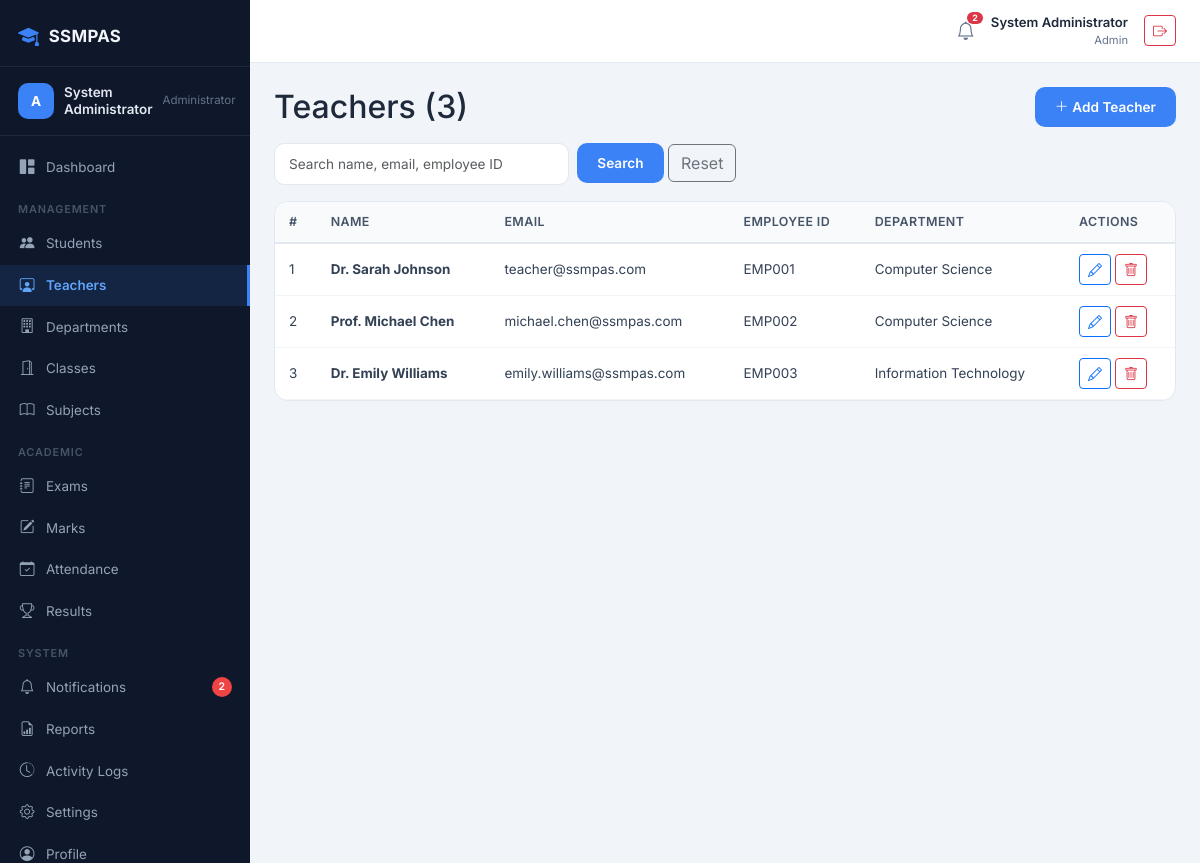
Screenshot of /admin/teachers.php (signed in) with the database file from the repository.
### tables this page shows
CREATE TABLE `teachers` (
    `id` INT AUTO_INCREMENT PRIMARY KEY,
    `user_id` INT DEFAULT NULL,
    `employee_id` VARCHAR(20) DEFAULT NULL,
    `name` VARCHAR(100) NOT NULL,
    `email` VARCHAR(150) DEFAULT NULL,
    `phone` VARCHAR(20) DEFAULT NULL,
    `department_id` INT DEFAULT NULL,
    `qualification` VARCHAR(100) DEFAULT NULL,
    `specialization` VARCHAR(150) DEFAULT NULL,
    `joining_date` DATE DEFAULT NULL,
    `is_active` TINYINT(1) NOT NULL DEFAULT 1,
    `created_at` TIMESTAMP DEFAULT CURRENT_TIMESTAMP,
    `updated_at` TIMESTAMP DEFAULT CURRENT_TIMESTAMP ON UPDATE CURRENT_TIMESTAMP,
    INDEX `idx_dept` (`department_id`),
    INDEX `idx_user` (`user_id`),
    UNIQUE KEY `uk_employee_id` (`employee_id`),
    FOREIGN KEY (`user_id`) REFERENCES `users`(`id`) ON DELETE SET NULL,
    FOREIGN KEY (`department_id`) REFERENCES `departments`(`id`) ON DELETE SET NULL
);

CREATE TABLE `departments` (
    `id` INT AUTO_INCREMENT PRIMARY KEY,
    `name` VARCHAR(100) NOT NULL,
    `code` VARCHAR(20) NOT NULL,
    `description` TEXT DEFAULT NULL,
    `is_active` TINYINT(1) NOT NULL DEFAULT 1,
    `created_at` TIMESTAMP DEFAULT CURRENT_TIMESTAMP,
    `updated_at` TIMESTAMP DEFAULT CURRENT_TIMESTAMP ON UPDATE CURRENT_TIMESTAMP,
    UNIQUE KEY `uk_dept_code` (`code`)
);

### includes/helpers.php (called while the page is built, shortened)
<?php
function paginate($total_records, $per_page, $current_page) {
    $total_pages = max(1, ceil($total_records / $per_page));
    $current_page = max(1, min($current_page, $total_pages));
    $offset = ($current_page - 1) * $per_page;
    return [
        'total_pages'  => $total_pages,
        'current_page' => $current_page,
        'offset'       => $offset,
        'per_page'     => $per_page,
    ];
}
function e($string) {
    return htmlspecialchars($string ?? '', ENT_QUOTES, 'UTF-8');
}

### admin/teachers.php (the view, shortened to what this page needs)
<?php
include "../config/db.php";
include "../includes/helpers.php";
$search = trim($_GET['search'] ?? '');
$per_page = 10; $page = max(1,(int)($_GET['page'] ?? 1));
$where = ''; $params = [];
$stmtC = $conn->prepare("SELECT COUNT(*) FROM teachers t $where"); $stmtC->execute($params); $total=(int)$stmtC->fetchColumn();
$pag = paginate($total,$per_page,$page);
$off = $pag['offset'];
$stmt = $conn->prepare("SELECT t.*, d.name AS dept_name FROM teachers t LEFT JOIN departments d ON t.department_id=d.id $where ORDER BY t.created_at DESC LIMIT $off,$per_page");
$stmt->execute($params); $teachers = $stmt->fetchAll();
include "../includes/header.php";
include "../includes/sidebar_admin.php";
include "../includes/topbar.php";
?>
<div class="layout">
<div class="main-content">
<div class="content">
<div class="d-flex align-items-center justify-content-between flex-wrap gap-2 mb-3">
    <h2 class="mb-0">Teachers (<?= $total ?>)</h2>
    <button class="btn btn-primary-blue" data-bs-toggle="modal" data-bs-target="#addModal"><i class="bi bi-plus-lg me-1"></i>Add Teacher</button>
</div>
<form method="GET" class="row g-2 mb-3"><div class="col-md-4"><input type="text" name="search" class="form-control" placeholder="Search name, email, employee ID" value="<?= e($search) ?>"></div><div class="col-auto"><button type="submit" class="btn btn-primary-blue">Search</button> <a href="teachers.php" class="btn btn-outline-secondary">Reset</a></div></form>
<div class="panel"><div class="panel-body p-0"><div class="table-responsive">
<table class="data-table"><thead><tr><th>#</th><th>Name</th><th>Email</th><th>Employee ID</th><th>Department</th><th>Actions</th></tr></thead><tbody>
<?php foreach($teachers as $t): ?>
<tr><td><?= $t['id'] ?></td><td><strong><?= e($t['name']) ?></strong></td><td><?= e($t['email'] ?? '-') ?></td><td><?= e($t['employee_id'] ?? '-') ?></td><td><?= e($t['dept_name'] ?? '-') ?></td>
<td class="d-flex gap-1">
<button class="btn btn-sm btn-outline-primary editBtn" data-id="<?= $t['id'] ?>" data-name="<?= e($t['name']) ?>" data-email="<?= e($t['email']) ?>" data-emp="<?= e($t['employee_id'] ?? '') ?>" data-dept="<?= $t['department_id'] ?? '' ?>"><i class="bi bi-pencil"></i></button>
<button class="btn btn-sm btn-outline-danger deleteBtn" data-id="<?= $t['id'] ?>" data-name="<?= e($t['name']) ?>"><i class="bi bi-trash"></i></button>
</td></tr>
<?php endforeach; if(!$teachers): ?><tr><td colspan="6" class="text-center text-muted py-4">No teachers found</td></tr><?php endif; ?>
</tbody></table></div></div>
</div>
</div>
</div>
</div>

### assets/css/dashboard.css (style rules this page uses)
*,*::before,*::after { box-sizing:border-box;margin:0;padding:0 }
html { scroll-behavior:smooth }
body { font-family:'Inter','Segoe UI',sans-serif;background:#f1f5f9;color:#1e293b;line-height:1.55;overflow-x:hidden }
a { text-decoration:none;color:inherit }
.layout { display:flex;min-height:100vh }
.main-content { flex:1;margin-left:250px;padding:0;display:flex;flex-direction:column;min-height:100vh }
.content { padding:24px;flex:1 }
.panel { background:#fff;border:1px solid #e2e8f0;border-radius:14px;overflow:hidden }
.panel-body { padding:20px }
.data-table { width:100%;border-collapse:collapse;font-size:.84rem }
.data-table thead th { background:#f8fafc;border-bottom:2px solid #e2e8f0;padding:10px 14px;text-align:left;font-weight:600;color:#475569;font-size:.78rem;text-transform:uppercase;letter-spacing:.03em;white-space:nowrap }
.data-table tbody td { padding:10px 14px;border-bottom:1px solid #f1f5f9;color:#334155;vertical-align:middle }
.form-control,.form-select { border:1.5px solid #e2e8f0;border-radius:10px;padding:10px 14px;font-size:.85rem;transition:.2s }
.btn-primary-blue { background:#3b82f6;color:#fff;border:none;border-radius:10px;padding:10px 20px;font-size:.85rem;font-weight:600;transition:.2s }

### rows the page displays
teachers: id "1", name "Dr. Sarah Johnson", email "teacher@ssmpas.com", employee "EMP001", department.name "Computer Science"
teachers: id "2", name "Prof. Michael Chen", email "michael.chen@ssmpas.com", employee "EMP002", department.name "Computer Science"
teachers: id "3", name "Dr. Emily Williams", email "emily.williams@ssmpas.com", employee "EMP003", department.name "Information Technology"

### other values shown
$_SESSION['name'] "System Administrator"
$noti_count "2"
$_SESSION['role'] "Admin"
$total "3"
